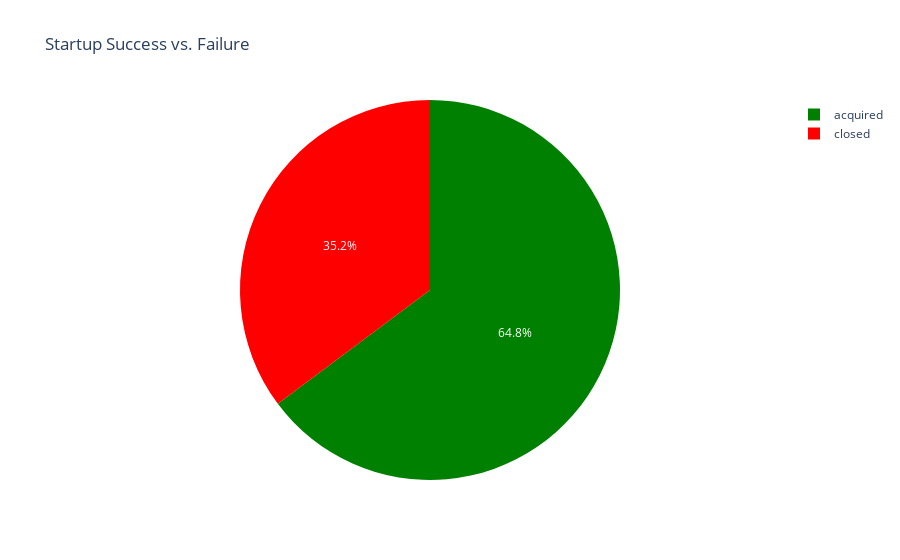

Notebook code for this chart:
### Markdown cell above
# 1. Target Distribution: Success or Failure?

### Code cell
fig = px.pie(df, names='status', title='Startup Success vs. Failure', 
             color='status', color_discrete_map={'closed': 'red', 'acquired': 'green'})
fig.show()
fig.write_image("/home/ccp/Desktop/LR/archive/images/plot2.png")

### Figure 1 — Plotly figure (JSON) as saved in the notebook; plotly's stock layout.template omitted (floating-point values rounded to 4 significant figures; data arrays with more than 128 entries replaced by an {"elided": "..."} marker saying what was removed)
{"data": [{"customdata": {"elided": "920x1 str values"}, "domain": {"x": [0, 1], "y": [0, 1]}, "hovertemplate": "status=%{customdata[0]}<extra></extra>", "labels": {"elided": "920 str values"}, "legendgroup": "", "marker": {"colors": {"elided": "920 str values"}}, "name": "", "showlegend": true, "type": "pie"}], "layout": {"legend": {"tracegroupgap": 0}, "title": {"text": "Startup Success vs. Failure"}}}
